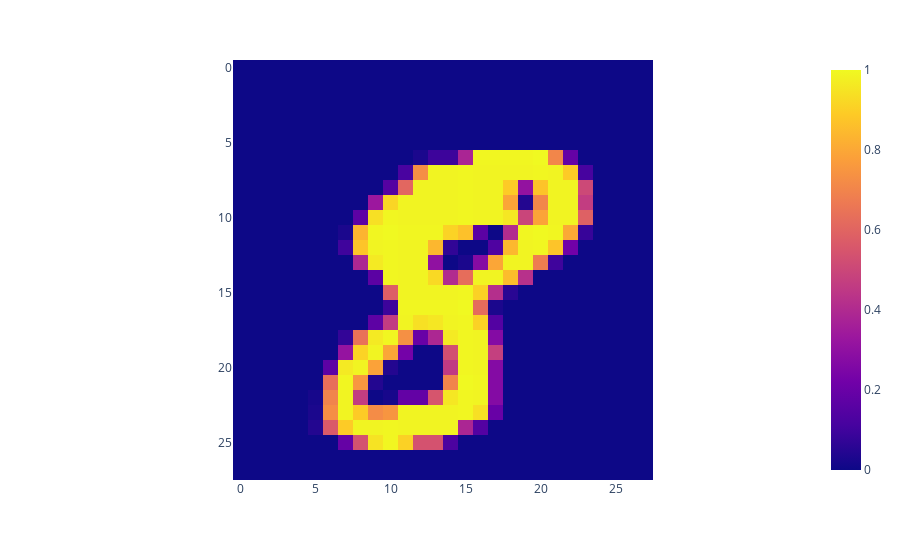

Write notebook code for a chart like this one.
### Code cell
# example of a single image
fig = px.imshow(X_train_img[10][:,:,0])
fig.show()

### Figure 1 — Plotly figure (JSON) as saved in the notebook; plotly's stock layout.template omitted (floating-point values rounded to 4 significant figures; data arrays with more than 128 entries replaced by an {"elided": "..."} marker saying what was removed)
{"data": [{"coloraxis": "coloraxis", "hovertemplate": "x: %{x}<br>y: %{y}<br>color: %{z}<extra></extra>", "name": "0", "type": "heatmap", "xaxis": "x", "yaxis": "y", "z": {"elided": "28x28 float values"}}], "layout": {"coloraxis": {"colorscale": [[0, "#0d0887"], [0.1111, "#46039f"], [0.2222, "#7201a8"], [0.3333, "#9c179e"], [0.4444, "#bd3786"], [0.5556, "#d8576b"], [0.6667, "#ed7953"], [0.7778, "#fb9f3a"], [0.8889, "#fdca26"], [1, "#f0f921"]]}, "margin": {"t": 60}, "xaxis": {"anchor": "y", "constrain": "domain", "domain": [0, 1], "scaleanchor": "y"}, "yaxis": {"anchor": "x", "autorange": "reversed", "constrain": "domain", "domain": [0, 1]}}}
